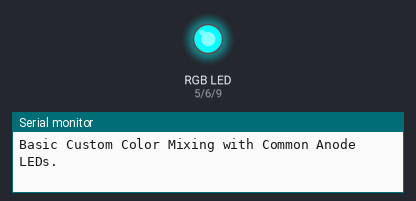
A sketch run on a simulated Arduino Uno, built with avr-gcc and run on an emulated ATmega328P. Shown: an RGB LED mixed from three pins (HIGH = lit), the last lines printed to the serial monitor.

Above: at 0.05 s.
At 1.75 s:
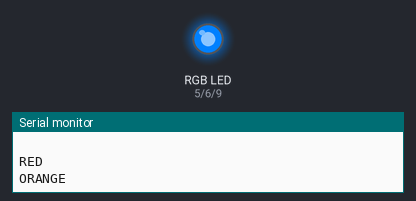
At 3.5 s:
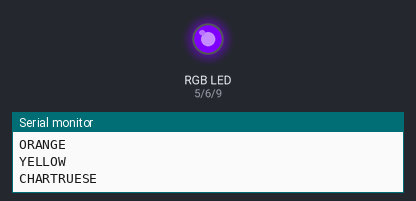
At 7.0 s:
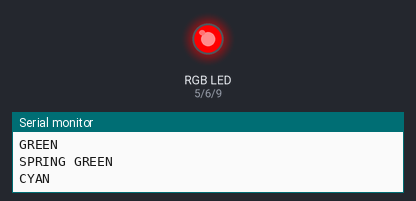
At 10.5 s:
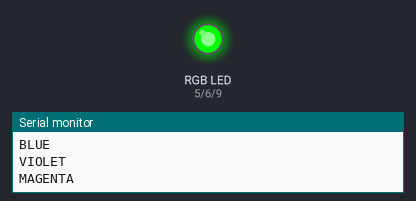
At 14.0 s:
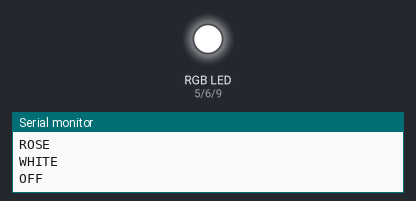
Timing chart, 0 to 18.2 s (numbered marks = the images above):
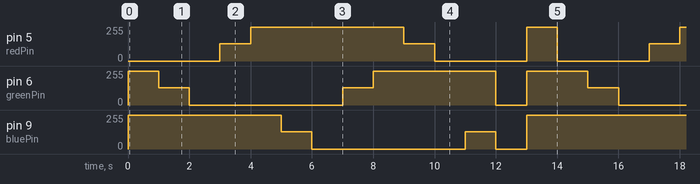

Measured:
- by itself, pin 5 (redPin): repeats every 14.0 s: 255/255 5.0 s, 128/255 1.0 s, 0/255 3.0 s, 255/255 1.0 s, 0/255 3.0 s, 128/255 1.0 s
- by itself, pin 6 (greenPin): repeats every 14.0 s: 128/255 1.0 s, 0/255 5.0 s, 128/255 1.0 s, 255/255 4.0 s, 0/255 1.0 s, 255/255 2.0 s
- by itself, pin 9 (bluePin): repeats every 14.0 s: 128/255 1.0 s, 0/255 5.0 s, 128/255 1.0 s, 0/255 1.0 s, 255/255 6.0 s

The sketch:

Example0a_Basic-RGB-CommonAnodeLED.ino
```cpp
// (licence header left out)
// Define our LED pins to a PWM Pin
#define redPin 5
#define greenPin 6
#define bluePin 9

void setup() {

  // Make all of our LED pins outputs:
  pinMode(redPin, OUTPUT);
  pinMode(greenPin, OUTPUT);
  pinMode(bluePin, OUTPUT);

  Serial.begin(9600); //initialize Serial Monitor
  //while (!Serial); // Comment out to wait for serial port to connect to Serial Monitor. Option for native USB.
  Serial.println("Basic Custom Color Mixing with Common Anode LEDs.");
  Serial.println(" ");
}

void loop()
{
  //RED
  Serial.println("RED");
  analogWrite(redPin, 0);
  analogWrite(greenPin, 255);
  analogWrite(bluePin, 255);
  delay(1000);

  //ORANGE
  Serial.println("ORANGE");
  analogWrite(redPin, 0);
  analogWrite(greenPin, 128);
  analogWrite(bluePin, 255);
  delay(1000);

  //YELLOW
  Serial.println("YELLOW");
  analogWrite(redPin, 0);
  analogWrite(greenPin, 0);
  analogWrite(bluePin, 255);
  delay(1000);

  //CHARTRUESE
  Serial.println("CHARTRUESE");
  analogWrite(redPin, 128);
  analogWrite(greenPin, 0);
  analogWrite(bluePin, 255);
  delay(1000);

  //GREEN
  Serial.println("GREEN");
  analogWrite(redPin, 255);
  analogWrite(greenPin, 0);
  analogWrite(bluePin, 255);
  delay(1000);

  //SPRING GREEN
  Serial.println("SPRING GREEN");
  analogWrite(redPin, 255);
  analogWrite(greenPin, 0);
  analogWrite(bluePin, 128);
  delay(1000);

  //CYAN
  Serial.println("CYAN");
  analogWrite(redPin, 255);
  analogWrite(greenPin, 0);
  analogWrite(bluePin, 0);
  delay(1000);

  //AZURE
  Serial.println("AZURE");
  analogWrite(redPin, 255);
  analogWrite(greenPin, 128);
  analogWrite(bluePin, 0);
  delay(1000);

  //BLUE
  Serial.println("BLUE");
  analogWrite(redPin, 255);
  analogWrite(greenPin, 255);
  analogWrite(bluePin, 0);
  delay(1000);

  //VIOLET
  Serial.println("VIOLET");
  analogWrite(redPin, 128);
  analogWrite(greenPin, 255);
  analogWrite(bluePin, 0);
  delay(1000);

  //MAGENTA
  Serial.println("MAGENTA");
  analogWrite(redPin, 0);
  analogWrite(greenPin, 255);
  analogWrite(bluePin, 0);
  delay(1000);

  //ROSE
  Serial.println("ROSE");
  analogWrite(redPin, 0);
  analogWrite(greenPin, 255);
  analogWrite(bluePin, 128);
  delay(1000);

  //WHITE
  Serial.println("WHITE");
  analogWrite(redPin, 0);
  analogWrite(greenPin, 0);
  analogWrite(bluePin, 0);
  delay(1000);

  //OFF
  Serial.println("OFF");
  analogWrite(redPin, 255);
  analogWrite(greenPin, 255);
  analogWrite(bluePin, 255);
  delay(1000);
}
```
